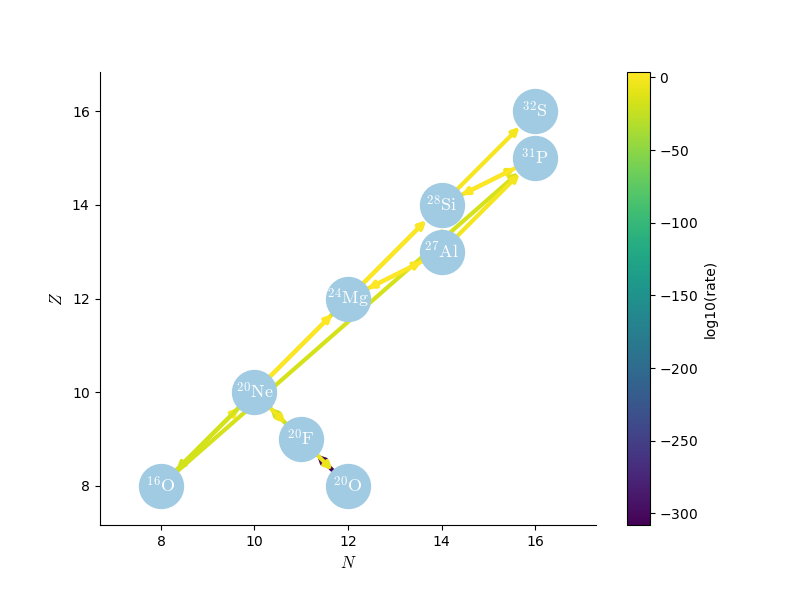

The Python source for this figure:
import pynucastro as pyna
from pynucastro.networks import AmrexAstroCxxNetwork

def get_comp(nuc):

    comp = pyna.Composition(nuc)
    comp.set_nuc("o16", 0.5)
    comp.set_nuc("ne20", 0.3)
    comp.set_nuc("mg24", 0.1)
    comp.set_nuc("o20", 1.e-5)
    comp.set_nuc("f20", 1.e-5)
    comp.set_nuc("p", 1.e-5)
    comp.set_nuc("he4", 1.e-2)
    comp.set_nuc("al27", 1.e-2)
    comp.set_nuc("si28", 1.e-2)
    comp.set_nuc("s32", 1.e-2)
    comp.set_nuc("p31", 1.e-2)
    comp.normalize()

    return comp


def create_network():

    mylibrary = pyna.rates.ReacLibLibrary()

    data_list = mylibrary.get_rates()

    all_nuclei = ["p", "he4", "ne20", "o20", "f20",
                  "mg24", "al27", "o16", "si28",
                  "s32", "p31"]

    escn_library = mylibrary.linking_nuclei(all_nuclei, with_reverse=True)

    sl = pyna.SuzukiLibrary()
    tabular_rates = sl.linking_nuclei(["f20", "o20", "ne20"])

    rc = pyna.RateCollection(libraries=[escn_library])

    comp = get_comp(rc.get_nuclei())

    # Only select the rates which are >= 1.e-20 at 1.e9 K and 7.e9 g/cm3
    # Do not select weak rates from "20180319default2"
    new_rate_list = []
    rho = 7.e9
    T = 1.e9
    ydots = rc.evaluate_rates(rho=rho, T=T, composition=comp)
    for rate in rc.rates:
        if ydots[rate] >= 1.e-20 and rate.weak == False:
            new_rate_list.append(rate)

    wd_net = AmrexAstroCxxNetwork(rates=new_rate_list, libraries=[tabular_rates])

    return wd_net


if __name__ == "__main__":

    wd_net = create_network()

    wd_net.write_network()

    rho = 7.e9
    T = 1.e9
    comp = get_comp(wd_net.get_nuclei())

    wd_net.plot(rho, T, comp, outfile="ECSN.png",
                hide_xalpha=True, curved_edges=True,
                node_size=600, node_font_size=11)
